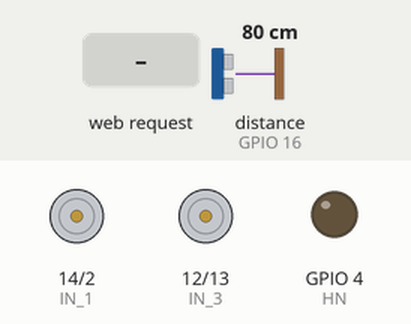
Simulated run of this sketch. Board: ESP8266 (NodeMCU). Parts: motor-driver pin pairs drawn as motors (green arrow = first pin HIGH = forward, orange = second pin HIGH = backward, longer = more drive, scaled by the enable pin), output pins drawn as LEDs (lit = HIGH). Inputs (shaded band) come from the test bench; at power-on: distance to the obstacle (sensor on GPIO 16) 80 cm. The echo pulse lasts 58.3 µs per cm; WiFi joins after 1.5 s; servers stay silent unless stated; pins used as bus, display or sensor lines are not drawn; what the sketch prints to the serial monitor is not drawn.

Above: at 4.3 s.
4.4 s: HTTP request GET /?State=obs received
At 4.8 s:
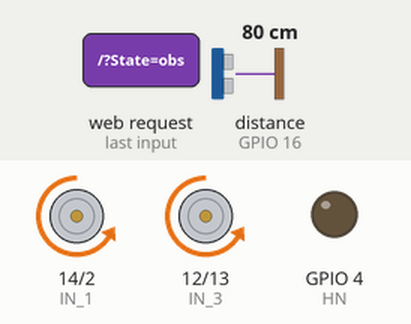
5.9 s: distance to the obstacle (sensor on GPIO 16) set to 20 cm
7.4 s: distance to the obstacle (sensor on GPIO 16) set to 17 cm
At 7.8 s:
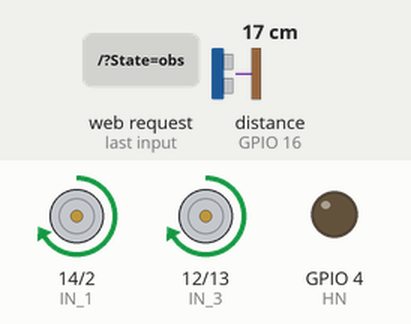
10.4 s: HTTP request GET /?State=stop received
At 12.9 s:
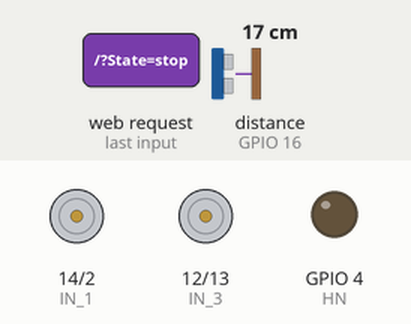
Timing chart, 0 to 14.4 s (numbered marks = the images above; inputs shaded):
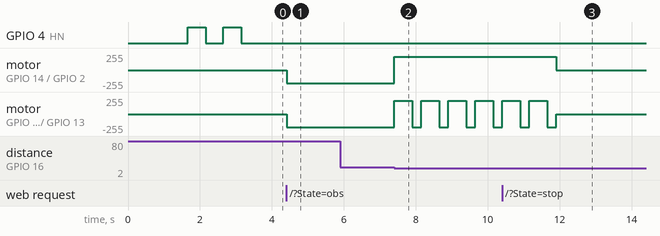

Measured:
- the behaviour switches between 19 and 18 cm on distance to the obstacle (sensor on GPIO 16) (found by bisection; images 1 and 2)
- after the input at 4.4 s, motor on GPIO 14 (IN_1) / GPIO 2 (IN_2), motor on GPIO 12 (IN_3) / GPIO 13 (IN_4): stopped → backward 199/255 at once
- after the input at 5.9 s, every drawn part: stays the same
- after the input at 7.4 s, motor on GPIO 14 (IN_1) / GPIO 2 (IN_2): backward 199/255 → forward 199/255 at once; motor on GPIO 12 (IN_3) / GPIO 13 (IN_4): alternates forward 199/255 for 0.50 s and backward 199/255 for 0.25 s, starting at once
- after the input at 10.4 s, motor on GPIO 14 (IN_1) / GPIO 2 (IN_2): forward 199/255 → stopped after 1.5 s

The sketch:

line.ino
```cpp
#define ENA   0         // Enable/speed motors Right        GPIO14(D5)
#define ENB   15          // Enable/speed motors Left         GPIO12(D6)
#define IN_1  14          // L298N in1 motors Right           GPIO15(D8)
#define IN_2  2          // L298N in2 motors Right           GPIO13(D7)
#define IN_3  12           // L298N in3 motors Left            GPIO2(D4)
#define IN_4  13           // L298N in4 motors Left            GPIO0(D3)

#define HN  4


int trigPin = 5;      // trig pin of HC-SR04
int echoPin = 16;


long duration, distance;


#include <ESP8266WiFi.h>
#include <WiFiClient.h>
#include <ESP8266WebServer.h>
#include <FirebaseArduino.h>
#include <ArduinoJson.h>


String command;
String data;
String ip;


int speedCar = 800;         // 400 - 1023. car speed
int speed_Coeff = 3;


const char* ssid = "Tiny";         // wifi dwtails
const char* password = "12345678";
ESP8266WebServer server(80);

#define FIREBASE_HOST "jarvis-2f668-default-rtdb.firebaseio.com"  // firebase details
#define FIREBASE_AUTH "hIEPKOvpY3n9rB9NpOcvcVXjHl6UBV0eqY06qYEj"


void setup() {

  pinMode(ENA, OUTPUT);
  pinMode(ENB, OUTPUT);
  pinMode(IN_1, OUTPUT);
  pinMode(IN_2, OUTPUT);
  pinMode(IN_3, OUTPUT);
  pinMode(IN_4, OUTPUT);


  Serial.begin(115200);

  // Connecting WiFi


  // Connect to Wi-Fi
  Serial.print("Wi-Fi...");
  WiFi.begin(ssid, password);
  Serial.print("Connecting...");
  while (WiFi.status() != WL_CONNECTED)
  {
    Serial.print(".");
    delay(100);
  }
  Serial.println();
  Serial.print("Connected to: ");
  Serial.println(WiFi.localIP());
  ip = WiFi.localIP().toString();

  Serial.print("Ip Address: ");
  Serial.println(ip);


  // Starting WEB-server
  server.on ( "/", HTTP_handleRoot );
  server.onNotFound ( HTTP_handleRoot );
  server.begin();


  Firebase.begin(FIREBASE_HOST, FIREBASE_AUTH); // firebase sent ip address
  Firebase.setString("Jarvis/tiny/ip", ip);


  pinMode(trigPin, OUTPUT);         // set trig pin as output and echopin input
  pinMode(echoPin, INPUT);

  pinMode(HN, OUTPUT);
    digitalWrite(HN, HIGH);
    delay(500);
      digitalWrite(HN, LOW);
      delay(500);
        digitalWrite(HN, HIGH);
        delay(500);
        digitalWrite(HN, LOW);


}


void obstracle() {


  data = "start";

  // Clears the trigPin condition
  digitalWrite(trigPin, LOW);
  delayMicroseconds(2);
  // Sets the trigPin HIGH (ACTIVE) for 10 microseconds
  digitalWrite(trigPin, HIGH);
  delayMicroseconds(10);
  digitalWrite(trigPin, LOW);
  // Reads the echoPin, returns the sound wave travel time in microseconds
  duration = pulseIn(echoPin, HIGH);
  // Calculating the distance
  distance = duration * 0.034 / 2; // Speed of sound wave divided by 2 (go and back)
  // Displays the distance on the Serial Monitor
  //  Serial.print("distance: ");
  // Serial.println(distance);


  if (distance > 19) {

    goAhead();


  }

  if (distance < 18) {

    goBack();
    delay(500);
    goRight();
    delay(250);


  }


}


void goAhead() {


  digitalWrite(IN_1, LOW);
  digitalWrite(IN_2, HIGH);
  analogWrite(ENA, speedCar);

  digitalWrite(IN_3, LOW);
  digitalWrite(IN_4, HIGH);
  analogWrite(ENB, speedCar);
}

void goBack() {


  digitalWrite(IN_1, HIGH);
  digitalWrite(IN_2, LOW);
  analogWrite(ENA, speedCar);

  digitalWrite(IN_3, HIGH);
  digitalWrite(IN_4, LOW);
  analogWrite(ENB, speedCar);
}

void goRight() {

  digitalWrite(IN_1, HIGH);
  digitalWrite(IN_2, LOW);
  analogWrite(ENA, speedCar);

  digitalWrite(IN_3, LOW);
  digitalWrite(IN_4, HIGH);
  analogWrite(ENB, speedCar);
}

void goLeft() {

  digitalWrite(IN_1, LOW);
  digitalWrite(IN_2, HIGH);
  analogWrite(ENA, speedCar);

  digitalWrite(IN_3, HIGH);
  digitalWrite(IN_4, LOW);
  analogWrite(ENB, speedCar);
}

void goAheadRight() {

  digitalWrite(IN_1, LOW);
  digitalWrite(IN_2, HIGH);
  analogWrite(ENA, speedCar / speed_Coeff);

  digitalWrite(IN_3, LOW);
  digitalWrite(IN_4, HIGH);
  analogWrite(ENB, speedCar);
}

void goAheadLeft() {

  digitalWrite(IN_1, LOW);
  digitalWrite(IN_2, HIGH);
  analogWrite(ENA, speedCar);

  digitalWrite(IN_3, LOW);
  digitalWrite(IN_4, HIGH);
  analogWrite(ENB, speedCar / speed_Coeff);
}

void goBackRight() {

  digitalWrite(IN_1, HIGH);
  digitalWrite(IN_2, LOW);
  analogWrite(ENA, speedCar / speed_Coeff);

  digitalWrite(IN_3, HIGH);
  digitalWrite(IN_4, LOW);
  analogWrite(ENB, speedCar);
}

void goBackLeft() {

  digitalWrite(IN_1, HIGH);
  digitalWrite(IN_2, LOW);
  analogWrite(ENA, speedCar);

  digitalWrite(IN_3, HIGH);
  digitalWrite(IN_4, LOW);
  analogWrite(ENB, speedCar / speed_Coeff);
}

void stopRobot() {
  data = "stop";

  digitalWrite(IN_1, LOW);
  digitalWrite(IN_2, LOW);
  analogWrite(ENA, speedCar);

  digitalWrite(IN_3, LOW);
  digitalWrite(IN_4, LOW);
  analogWrite(ENB, speedCar);
  digitalWrite(HN, LOW);
}


void  horn() {

  digitalWrite(HN, HIGH);

}


void loop() {

  server.handleClient();


  command = server.arg("State");

  // Serial.print("Connected data: ");
  // Serial.println(command);


  if (command == "obs") {
    obstracle();
  }


  if (data == "start") {
    obstracle();
  }


  if (command == "stop")stopRobot();


  else if (command == "F") goAhead();
  else if (command == "B") goBack();
  else if (command == "L") goLeft();
  else if (command == "R") goRight();
  else if (command == "I") goAheadRight();
  else if (command == "G") goAheadLeft();
  else if (command == "J") goBackRight();
  else if (command == "H") goBackLeft();
  else if (command == "0") speedCar = 400;
  else if (command == "1") speedCar = 470;
  else if (command == "2") speedCar = 540;
  else if (command == "3") speedCar = 610;
  else if (command == "4") speedCar = 680;
  else if (command == "5") speedCar = 750;
  else if (command == "6") speedCar = 820;
  else if (command == "7") speedCar = 890;
  else if (command == "8") speedCar = 960;
  else if (command == "9") speedCar = 1023;
  else if (command == "10") speedCar = 1023;
  else if (command == "HN") horn();
  else if (command == "S") stopRobot();


}

void HTTP_handleRoot(void) {

  if ( server.hasArg("State") ) {
    Serial.println(server.arg("State"));
  }
  server.send ( 200, "text/html", "" );
  delay(1);
}
```
